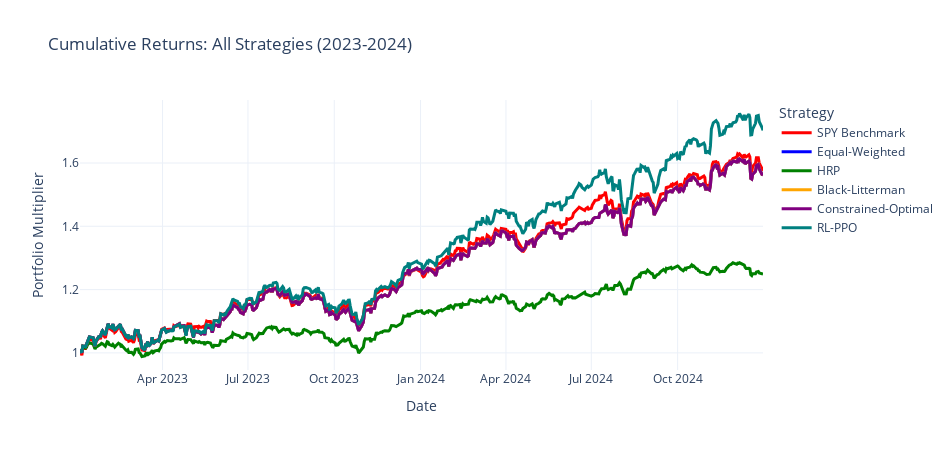

Notebook cell for this chart:
### Code cell
"""
Interactive cumulative returns (Plotly)
"""
fig = go.Figure()
for stg in strategies:
    returns = all_results[stg]['returns']
    cumulative = (1 + returns).cumprod()
    fig.add_trace(
        go.Scatter(
            x=cumulative.index, y=cumulative.values,
            mode='lines',
            name=stg,
            line=dict(color=color_map[stg], width=3)
        )
    )

fig.update_layout(
    title='Cumulative Returns: All Strategies (2023-2024)',
    xaxis_title='Date', yaxis_title='Portfolio Multiplier',
    template='plotly_white',
    legend_title='Strategy',
    font=dict(size=12),
    hovermode='x unified',
    width=950, height=450
)

fig.show()
# Optionally, save as HTML
fig.write_html(results_figures_dir / 'cumulative_returns.html')

### Figure 1 — Plotly figure (JSON) as saved in the notebook; plotly's stock layout.template omitted (floating-point values rounded to 4 significant figures; data arrays with more than 128 entries replaced by an {"elided": "..."} marker saying what was removed)
{"data": [{"line": {"color": "red", "width": 3}, "mode": "lines", "name": "SPY Benchmark", "type": "scatter", "x": {"elided": "502 str values"}, "y": {"elided": "502 float values"}}, {"line": {"color": "blue", "width": 3}, "mode": "lines", "name": "Equal-Weighted", "type": "scatter", "x": {"elided": "502 str values"}, "y": {"elided": "502 float values"}}, {"line": {"color": "green", "width": 3}, "mode": "lines", "name": "HRP", "type": "scatter", "x": {"elided": "502 str values"}, "y": {"elided": "502 float values"}}, {"line": {"color": "orange", "width": 3}, "mode": "lines", "name": "Black-Litterman", "type": "scatter", "x": {"elided": "502 str values"}, "y": {"elided": "502 float values"}}, {"line": {"color": "purple", "width": 3}, "mode": "lines", "name": "Constrained-Optimal", "type": "scatter", "x": {"elided": "502 str values"}, "y": {"elided": "502 float values"}}, {"line": {"color": "teal", "width": 3}, "mode": "lines", "name": "RL-PPO", "type": "scatter", "x": {"elided": "502 str values"}, "y": {"elided": "502 float values"}}], "layout": {"font": {"size": 12}, "height": 450, "hovermode": "x unified", "legend": {"title": {"text": "Strategy"}}, "title": {"text": "Cumulative Returns: All Strategies (2023-2024)"}, "width": 950, "xaxis": {"title": {"text": "Date"}}, "yaxis": {"title": {"text": "Portfolio Multiplier"}}}}
